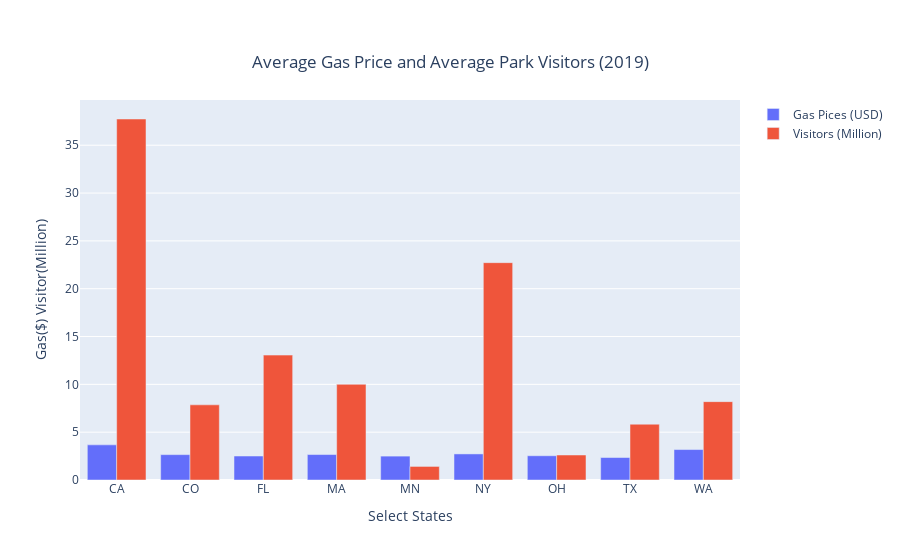

The code cell stored with this chart in its notebook:
### Markdown cell above
# Bar Charts

### Code cell
df = yearly_visitors
fig = go.Figure(data=[
    go.Bar(name='Gas Pices (USD)', x=df['StateCode'], y=df['Mean Gas']),
    go.Bar(name='Visitors (Million)', x=df['StateCode'], y=df['Visitors']/1000000)
])
x_title = "Select States"
y_title = "Gas($) Visitor(Million)"
fig.update_xaxes(title_text=x_title)
fig.update_yaxes(title_text=y_title)

fig.update_layout(
    title={
        'text': "Average Gas Price and Average Park Visitors (2019)",
        'y':0.9,
        'x':0.5,
        'xanchor': 'center',
        'yanchor': 'top'})
# Change the bar mode           
fig.update_layout(barmode='group')
fig.show()

### Figure 1 — Plotly figure (JSON) as saved in the notebook; plotly's stock layout.template omitted (floating-point values rounded to 4 significant figures)
{"data": [{"name": "Gas Pices (USD)", "type": "bar", "x": ["CA", "CO", "FL", "MA", "MN", "NY", "OH", "TX", "WA"], "y": [3.674, 2.653, 2.507, 2.662, 2.498, 2.726, 2.535, 2.35, 3.184]}, {"name": "Visitors (Million)", "type": "bar", "x": ["CA", "CO", "FL", "MA", "MN", "NY", "OH", "TX", "WA"], "y": [37.74, 7.859, 13.06, 10.0, 1.418, 22.72, 2.613, 5.835, 8.194]}], "layout": {"barmode": "group", "title": {"text": "Average Gas Price and Average Park Visitors (2019)", "x": 0.5, "xanchor": "center", "y": 0.9, "yanchor": "top"}, "xaxis": {"title": {"text": "Select States"}}, "yaxis": {"title": {"text": "Gas($) Visitor(Million)"}}}}
